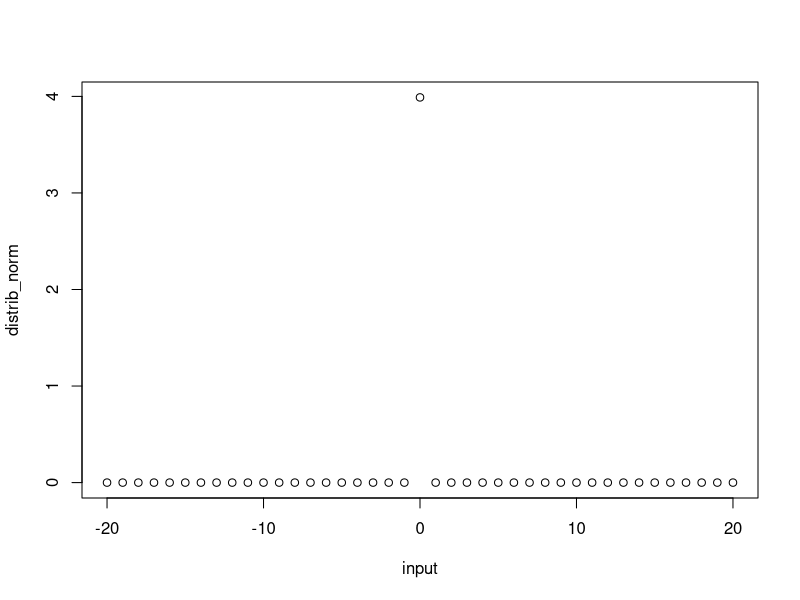
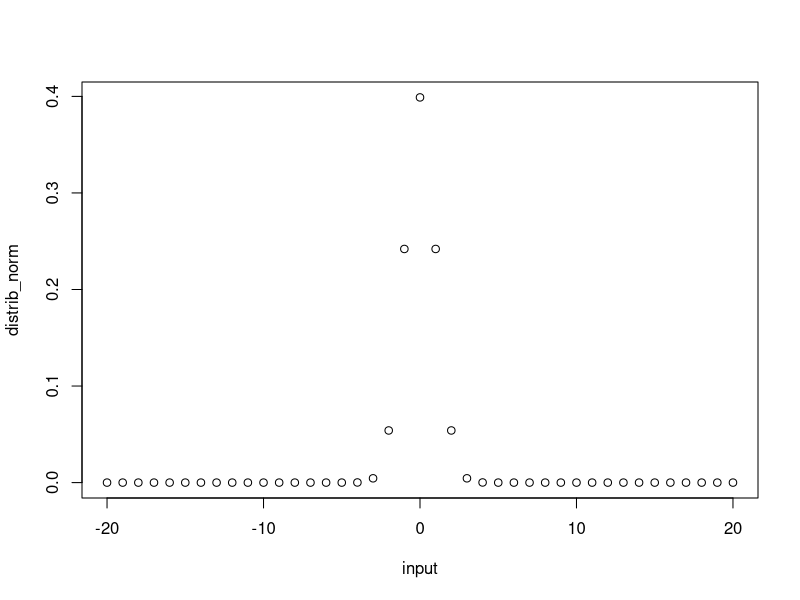
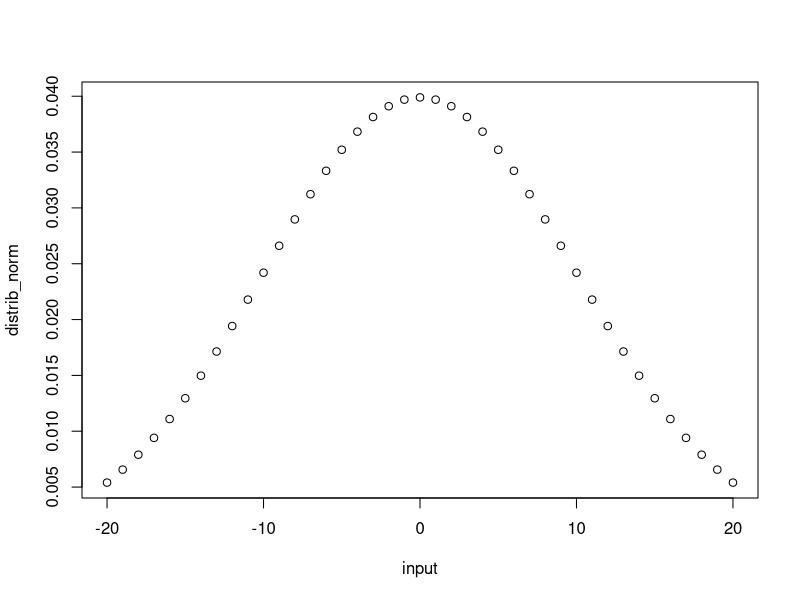

Here is the R script that generated these plots, in order:
ex3_function = function() {
  input = c(-20:20)
  
  png(file = '/Users/andrluc/Documents/Facultate/Master/SpecialChaptersOfArtificialIntelligence/Lab3/d0.1.png')
  distrib_norm = dnorm(input, mean=0, sd=0.1)
  plot(input, distrib_norm)
  dev.off()
  
  png(file = '/Users/andrluc/Documents/Facultate/Master/SpecialChaptersOfArtificialIntelligence/Lab3/d1.png')
  distrib_norm = dnorm(input, mean=0, sd=1)
  plot(input, distrib_norm)
  dev.off()
  
  png(file = '/Users/andrluc/Documents/Facultate/Master/SpecialChaptersOfArtificialIntelligence/Lab3/d10.png')
  distrib_norm = dnorm(input, mean=0, sd=10)
  plot(input, distrib_norm)
  dev.off()
  
}

ex3_function()